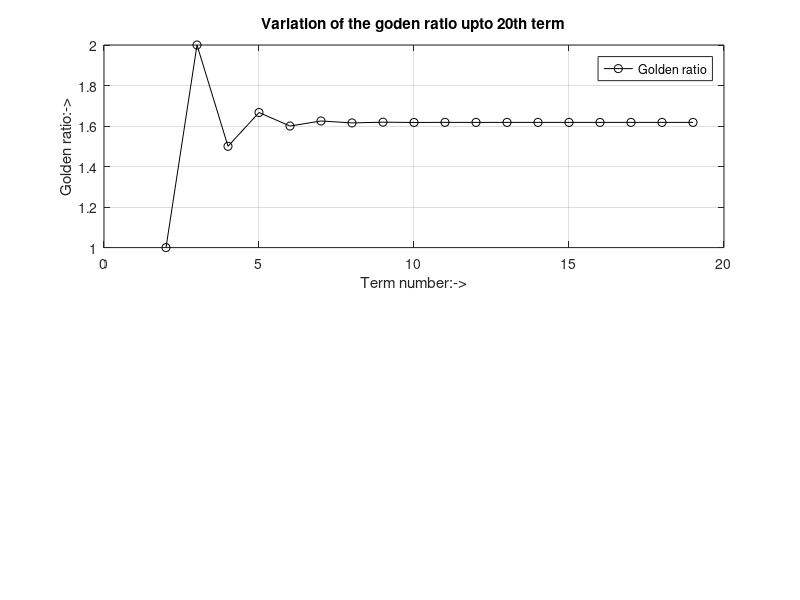
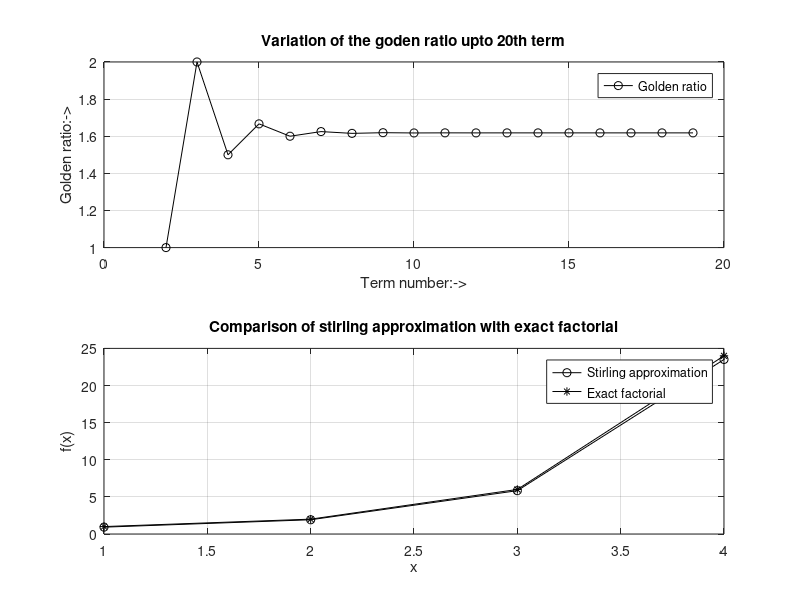

Write MATLAB code to recreate these figures, in order.
% Practical 1 Task 2

data  = load('Golden_ratio.txt'); % loading the data from file
Golden_ratio = data(:,1);
% plotting
subplot(2,1,1);
plot(Golden_ratio,'-ok');
xlabel('Term number:->');
ylabel('Golden ratio:->');
title('Variation of the goden ratio upto 20th term');
legend('Golden ratio')
grid on;
saveas(gcf,'Golden_ratio.jpeg');  % saving the image


% Practical 3 Task 3

data  = load('stirling_approx_and_exact.txt'); % loading the data from file
x = data(:,1);
y = data(:,2);
% plotting
subplot(2,1,2)
plot(x,'-ok');
hold on;
plot(y,'-*k');
title('Comparison of stirling approximation with exact factorial');
xlabel('x');
ylabel('f(x)');
legend('Stirling approximation','Exact factorial');
grid on;
saveas(gcf,'stirling_approx_and_exact.jpeg'); % saving the image
